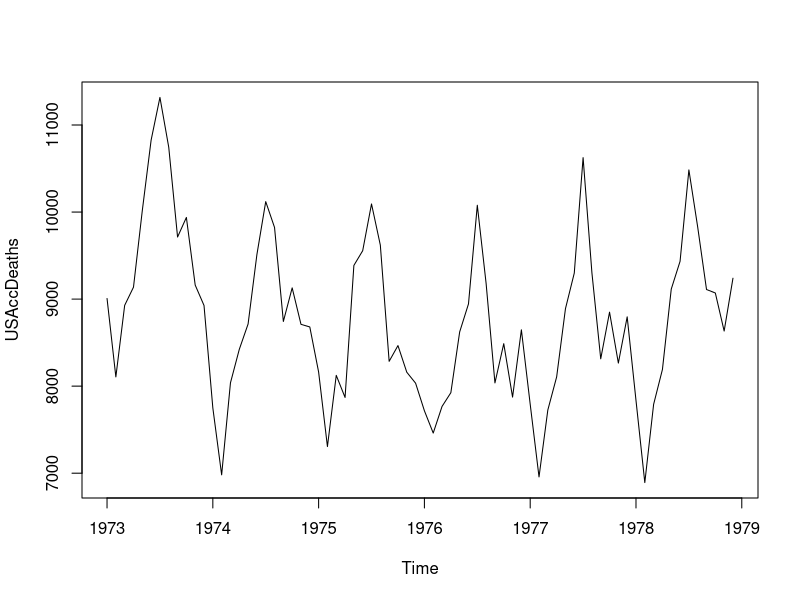
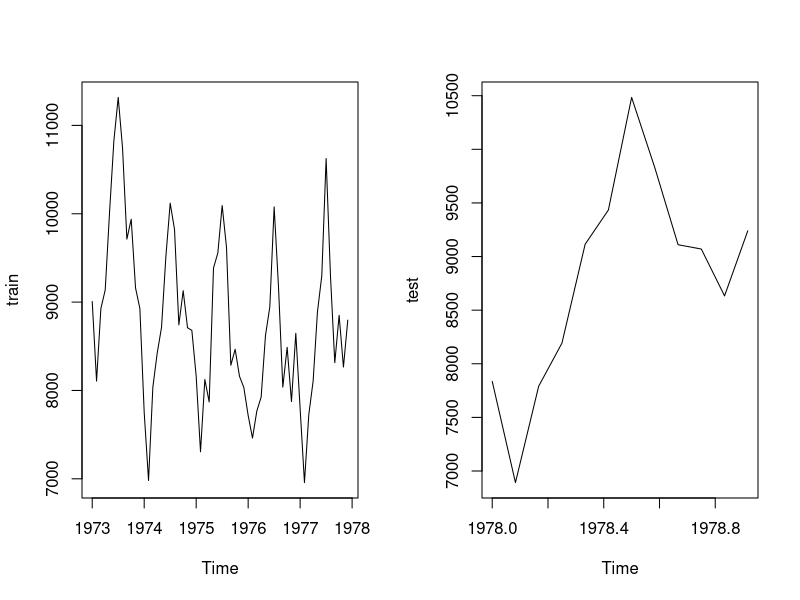
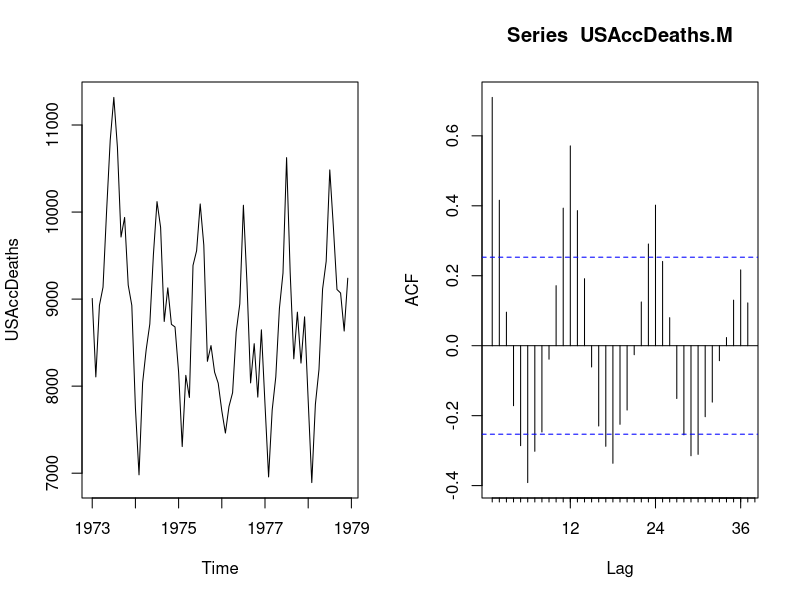
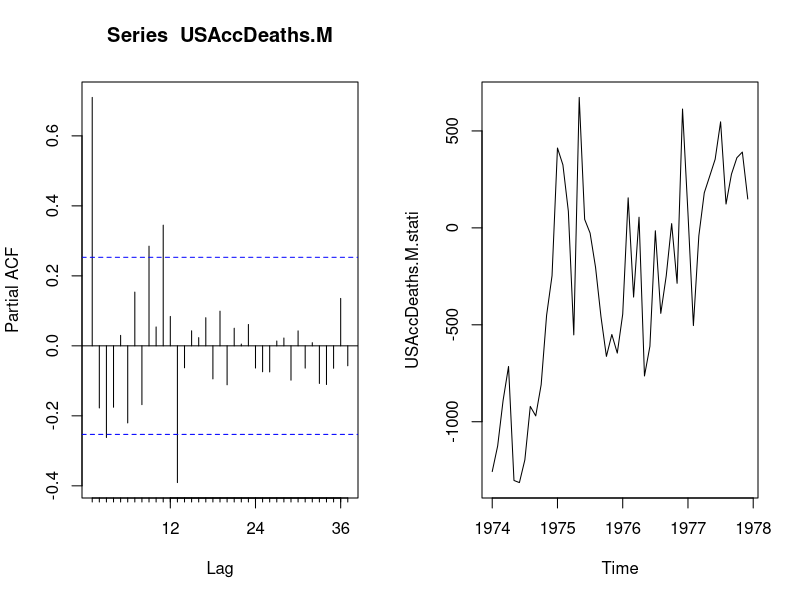
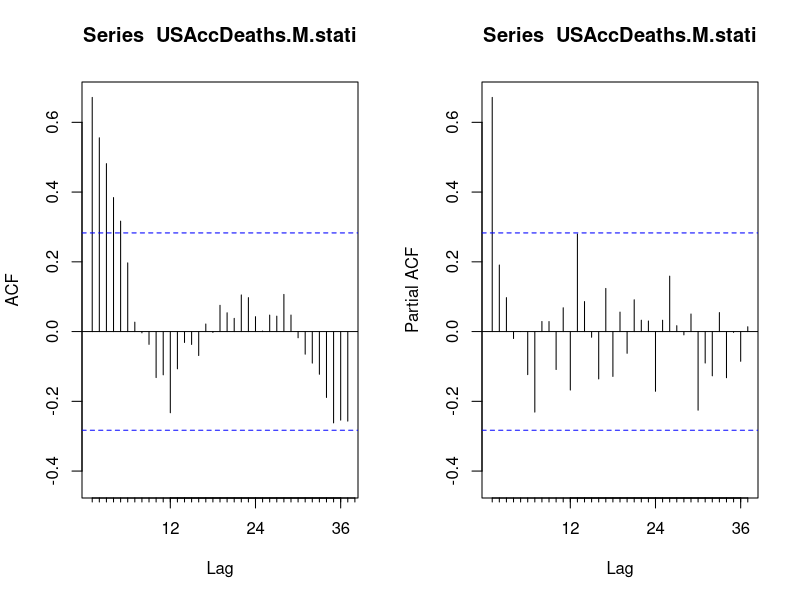
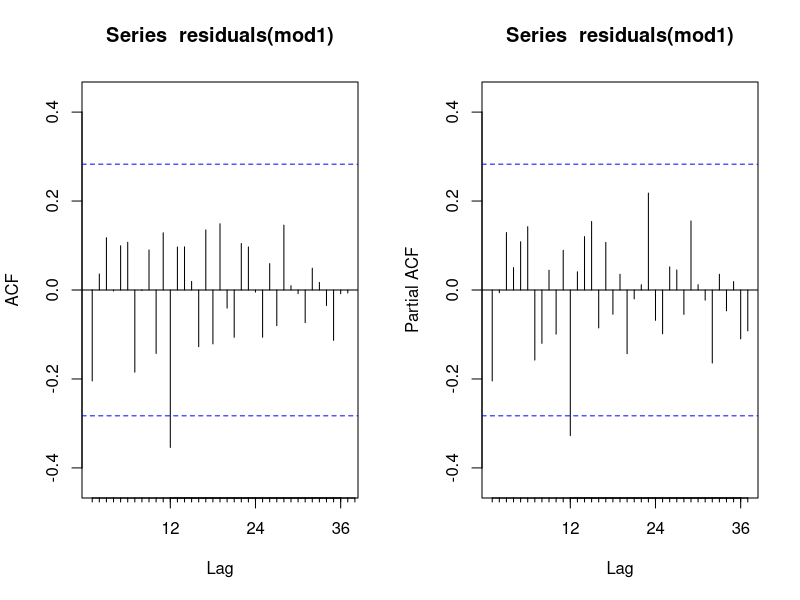
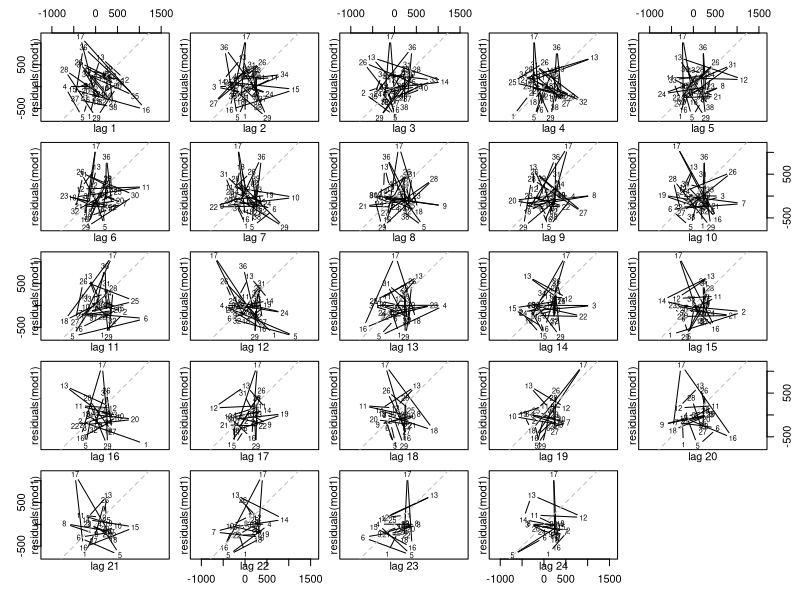
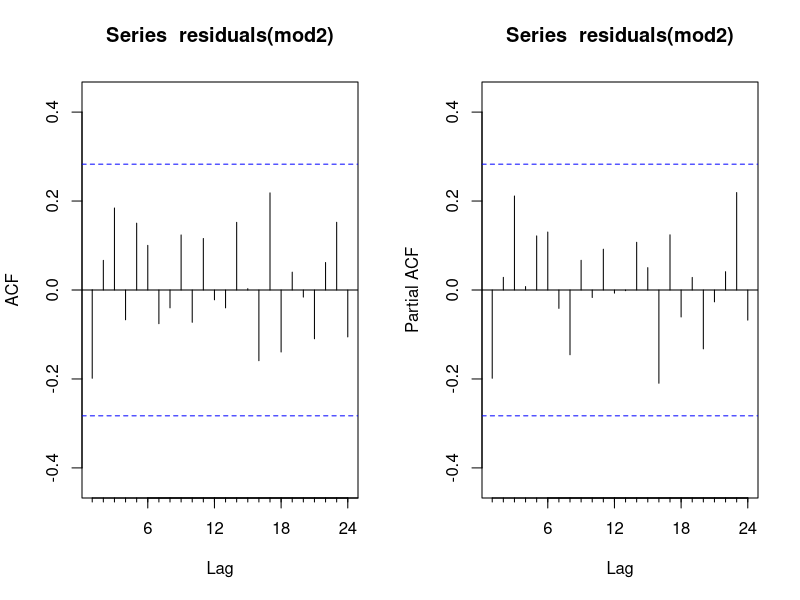

Write the R code that produced these figures, in order.
## ---- chunk 1

knitr::opts_chunk$set(echo = FALSE, warning = FALSE)

## ---- chunk 2
plot(USAccDeaths)
## ---- chunk 3
train = window(USAccDeaths, start = 1973, end = c(1977,12))
test = window(USAccDeaths, start = 1978)

par(mfrow = c(1,2))
plot(train)
plot(test)
## ---- chunk 4
library(forecast)
#tinytex::install_tinytex()
## ---- chunk 5
USAccDeaths.M = window(USAccDeaths, 1973, c(1977,12))
USAccDeaths.T = window(USAccDeaths, 1978)
print("USAccDeaths.T : ")
USAccDeaths.T
## ---- chunk 6
plot(USAccDeaths)
## ---- chunk 7
Acf(USAccDeaths.M, lag.max = 37)
## ---- chunk 8
Pacf(USAccDeaths.M, lag.max = 37)
## ---- chunk 9
USAccDeaths.M.stati = diff(USAccDeaths.M, lag = 12)
plot(USAccDeaths.M.stati)
## ---- chunk 10
Acf(USAccDeaths.M.stati, lag.max = 37)
## ---- chunk 11
Pacf(USAccDeaths.M.stati, lag.max = 37)
## ---- chunk 12
mod1 = Arima(USAccDeaths.M.stati, order = c(1,0,0))
summary(mod1)
## ---- chunk 13
Acf(residuals(mod1), lag.max = 37)
## ---- chunk 14
Pacf(residuals(mod1), lag.max = 37)
## ---- chunk 15
lag.plot(residuals(mod1), lags = 24)
## ---- chunk 16
mod2 = Arima(USAccDeaths.M.stati, order = c(1,0,0), seasonal = list(order = c(0,0,1)))
summary(mod2)
## ---- chunk 17
Acf(residuals(mod2))
## ---- chunk 18
Pacf(residuals(mod2))
## ---- chunk 19
mod3 = Arima(USAccDeaths.M.stati, order = c(1,1,0), seasonal = list(order = c(0,0,1)))
summary(mod3)
## ---- chunk 20
Acf(residuals(mod3))
## ---- chunk 21
Pacf(residuals(mod3))
## ---- chunk 22
lag.plot(residuals(mod2), lags = 25)
## ---- chunk 23
lag.plot(residuals(mod3), lags = 25)
## ---- chunk 24
mod2$coef
## ---- chunk 25
mod3$coef
## ---- chunk 26
sprintf("AIC du modèle 2 : %f", mod2$aic)
sprintf("AIC du modèle 3 : %f", mod3$aic)
## ---- chunk 27
modfinal = Arima(USAccDeaths.M, order = c(1,1,0), seasonal = list(order = c(0,1,1), period = 12))
summary(modfinal)
## ---- chunk 28
prevision =  forecast(modfinal, 12)

{plot(prevision)
points(USAccDeaths.T, type = "l", col = "red", lwd = 1.5)}
## ---- chunk 29
RMSE.lm <- sqrt(mean((prevision$mean - USAccDeaths.T)^2))
MAPE.lm <- mean(abs((prevision$mean - USAccDeaths.T)/abs(USAccDeaths.T)))

sprintf("RMSE : %f", RMSE.lm)
sprintf("MAPE : %f", MAPE.lm)
## ---- chunk 30
#install.packages("forecast")
library("forecast")
## ---- chunk 31
liss_HW_d = ets(train, model="AAA",damped = FALSE)

data_pred_HW_d = forecast(liss_HW_d, h=12)
plot(data_pred_HW_d)
points(test, type = "l", col="red", lwd=2)
## ---- chunk 32
liss_HW_d
## ---- chunk 33
RMSE_HW_d = sqrt(mean((test - data_pred_HW_d$mean)^2))
RMSE_HW_d

MAPE_HW_d = mean(abs((test - data_pred_HW_d$mean)/test))
MAPE_HW_d
## ---- chunk 34
liss_HW = ets(train, model="AAA",damped = TRUE)

data_pred_HW = forecast(liss_HW, h=12)
plot(data_pred_HW)
points(test, type = "l", col="red", lwd=2)
## ---- chunk 35
liss_HW
## ---- chunk 36
RMSE_HW = sqrt(mean((test - data_pred_HW$mean)^2))
RMSE_HW

MAPE_HW = mean(abs((test - data_pred_HW$mean)/test))
MAPE_HW
## ---- chunk 37
liss_final = ets(USAccDeaths, model = "AAA", damped = TRUE)

pred_liss_exp = forecast(liss_final, h=3*12)
plot(pred_liss_exp)
legend("topleft", legend = "Prédiction", col = "blue", lty=c(1,1), cex=0.8)
## ---- chunk 38
Trend = cbind(seq(1, length(train), 1))
plot(Trend)
## ---- chunk 39
f = t(as.matrix(1:6))/12
Seasonal = cbind(cos(2*pi*Trend %*% f), sin(2*pi*Trend %*% f))
Seasonal[,12]
## ---- chunk 40
Seasonal = Seasonal[, -12]
## ---- chunk 41
Regresseur = as.data.frame(cbind(Trend, Seasonal))
head(Regresseur)
## ---- chunk 42
model = lm(train ~ ., data = Regresseur)
summary(model)
## ---- chunk 43
#install.packages("ggpubr")
library(ggpubr)
## ---- chunk 44
ggdensity(model$residuals, fill = "lightgray")
## ---- chunk 45
lag.plot(model$residuals, 12, layout = c(4,3), do.lines = FALSE, diag.col = "red")
## ---- chunk 46
par(mfrow = c(2,3))
plot(model)
qqnorm(model$residuals)
## ---- chunk 47
acf(model$residuals)
## ---- chunk 48
pacf(model$residuals)
## ---- chunk 49
model_arima = Arima(train, order=c(1,0,0), xreg = as.matrix(Regresseur))
summary(model_arima)
## ---- chunk 50
lag.plot(model_arima$residuals, 12, layout = c(4,3), do.lines = FALSE, diag.col = "red")
## ---- chunk 51
acf(model_arima$residuals)
## ---- chunk 52
pacf(model_arima$residuals)
## ---- chunk 53
qqnorm(model_arima$residuals)
## ---- chunk 54
#t(Box.test.2(model$residuals, seq(6, 30, 6), type="Ljung-Box", decim=2, fitdf=13))
## ---- chunk 55
Trend_pred = cbind(seq(length(train)+1, length(train)+length(test), 1))
plot(Trend_pred)
## ---- chunk 56
f = t(as.matrix(1:6))/12
Seasonal_pred = cbind(cos(2*pi*Trend_pred %*% f), sin(2*pi*Trend_pred %*% f))[, -12]
## On enlève la dernière colone car elle est de l'ordre de 10e-16 donc très faible (proche de 0)
head(Seasonal_pred)
## ---- chunk 57
Regresseur_pred = as.data.frame(cbind(Trend_pred, Seasonal_pred))
head(Regresseur_pred)
## ---- chunk 58
#prediction = forecast(model, newdata =Regresseur_pred)
prediction = forecast(model_arima, xreg = as.matrix(Regresseur_pred))


plot(USAccDeaths)
lines(ts((model_arima$fitted), start = 1973, end = c(1977, 12), frequency = 12), col = "green")
lines(ts((prediction$mean), start = c(1978,1), frequency = 12), col = "red")
## ---- chunk 59
RMSE_auto = sqrt(mean((test - prediction$mean)^2))
RMSE_auto
MAPE_auto = mean(abs((test - prediction$mean)/test))
MAPE_auto
## ---- chunk 60
Trend_quad = cbind(seq(1,length(train),1) ,seq(1, length(train), 1)*seq(1, length(train), 1))
plot(Trend_quad)
## ---- chunk 61
f = t(as.matrix(1:6))/12
Seasonal = cbind(cos(2*pi*cbind(seq(1,length(train),1)) %*% f), sin(2*pi*cbind(seq(1,length(train),1)) %*% f))
Seasonal = Seasonal[, -12]
Regresseur = as.data.frame(cbind(Trend_quad, Seasonal))
head(Regresseur)
## ---- chunk 62
model = lm(train ~ ., data = Regresseur)
summary(model)
## ---- chunk 63
ggdensity(model$residuals, fill = "lightgray")
## ---- chunk 64
lag.plot(model$residuals, 12, layout = c(4,3), do.lines = FALSE, diag.col = "red")
## ---- chunk 65
par(mfrow = c(2,3))
plot(model)
qqnorm(model$residuals)
## ---- chunk 66
acf(model$residuals)
## ---- chunk 67
pacf(model$residuals)
## ---- chunk 68
model_arima = Arima(train, order=c(1,0,0), xreg = as.matrix(Regresseur))
summary(model_arima)
## ---- chunk 69
lag.plot(model_arima$residuals, 12, layout = c(4,3), do.lines = FALSE, diag.col = "red")
## ---- chunk 70
qqnorm(model_arima$residuals)
## ---- chunk 71
acf(model_arima$residuals)
## ---- chunk 72
#t(Box.test.2(model$residuals, seq(6, 30, 6), type="Ljung-Box", decim=2, fitdf=13))
## ---- chunk 73
Trend_pred = cbind(seq(length(train)+1, length(train)+length(test), 1) ,seq(length(train)+1, length(train)+length(test), 1)* seq(length(train)+1, length(train)+length(test), 1))
f = t(as.matrix(1:6))/12
Seasonal_pred = cbind(cos(2*pi*cbind(seq(1, length(test), 1)) %*% f), sin(2*pi*cbind(seq(1, length(test), 1)) %*% f))[, -12]
Regresseur_pred = as.data.frame(cbind(Trend_pred, Seasonal_pred))
Regresseur_pred
## ---- chunk 74
prediction = forecast(model_arima, xreg = as.matrix(Regresseur_pred))

plot(USAccDeaths)
lines(ts((model$fitted.values), start = 1973, end = c(1977, 12), frequency = 12), col = "green")
lines(ts((prediction$mean), start = c(1978,1), frequency = 12), col = "red")
## ---- chunk 75
RMSE_auto = sqrt(mean((test - prediction$mean)^2))
RMSE_auto
MAPE_auto = mean(abs((test - prediction$mean)/test))
MAPE_auto
## ---- chunk 76
Trend = cbind(seq(1, length(USAccDeaths), 1))

f = t(as.matrix(1:6))/12
Seasonal = cbind(cos(2*pi*Trend %*% f), sin(2*pi*Trend %*% f))[, -12]
## On enlève la dernière colone car elle est de l'ordre de 10e-16 donc très faible (proche de 0)

Regresseur = as.data.frame(cbind(Trend, Seasonal))

model_final = Arima(USAccDeaths, order=c(1,0,0), xreg = as.matrix(Regresseur))
## ---- chunk 77
Trend_new = cbind(seq(length(USAccDeaths)+1, length(USAccDeaths)+ 3*12, 1))

f = t(as.matrix(1:6))/12
Seasonal_new = cbind(cos(2*pi*Trend_new %*% f), sin(2*pi*Trend_new %*% f))[, -12]
## On enlève la dernière colone car elle est de l'ordre de 10e-16 donc très faible (proche de 0)

Regresseur_new = as.data.frame(cbind(Trend_new, Seasonal_new))
head(Regresseur_new)
## ---- chunk 78
prediction = forecast(model_final, xreg = as.matrix(Regresseur_new))

plot(prediction)
